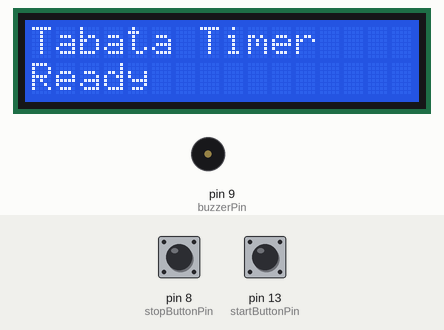
A sketch run on a simulated Arduino Uno, built with avr-gcc and run on an emulated ATmega328P. Shown: 16×2 character LCD, buzzer (waves = sounding). The inputs (shaded band) are chosen by the test bench; at power-on: pin 8 (stopButtonPin) LOW, pin 13 (startButtonPin) LOW. What the sketch prints to the serial monitor is not drawn.

Above: at 1.2 s.
1.3 s: pin 8 (stopButtonPin) pulled HIGH for 0.15 s
At 1.45 s:
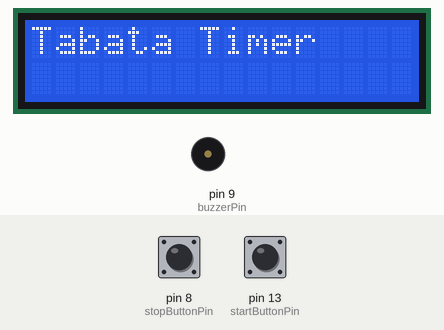
2.0 s: pin 13 (startButtonPin) pulled HIGH for 0.15 s
At 2.5 s:
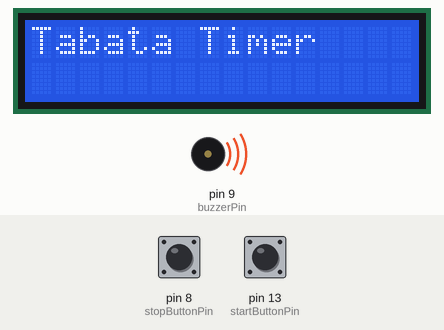
5.1 s: pin 8 (stopButtonPin) pulled HIGH for 1 s
At 6.55 s:
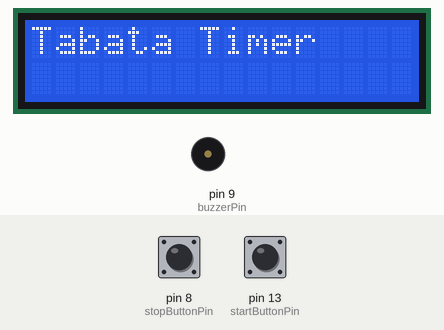
6.7 s: pin 13 (startButtonPin) pulled HIGH for 1 s
At 9.1 s:
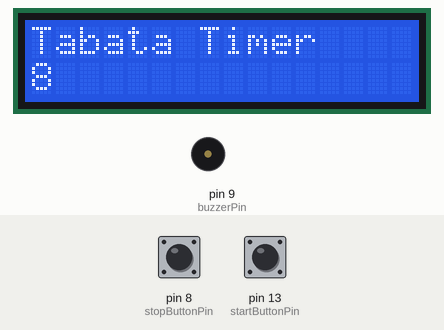
10.7 s: pin 8 (stopButtonPin) pulled HIGH for 0.15 s
At 11.15 s:
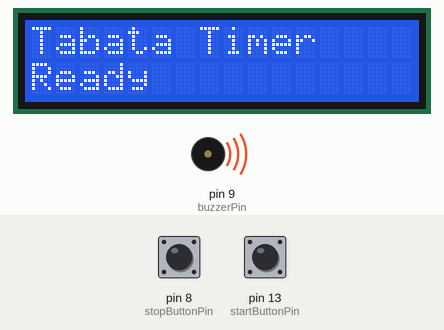
11.4 s: pin 8 (stopButtonPin) pulled HIGH for 3.2 s
At 16.1 s:
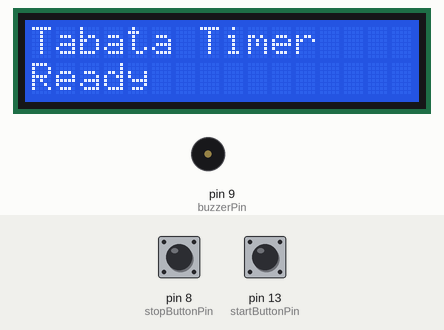
Timing chart, 0 to 17.1 s (numbered marks = the images above; inputs shaded):
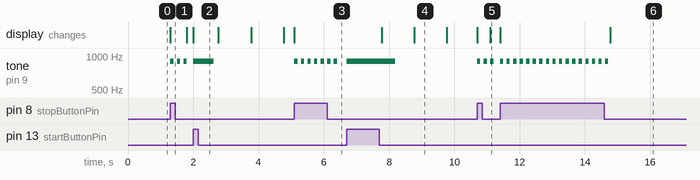

Measured:
- after the input at 1.3 s, tone on pin 9 (buzzerPin): alternates 900 Hz for 0.10 s and silent for 0.10 s, starting at once; the display: changes at once (image 1)
- after the input at 2.0 s, tone on pin 9 (buzzerPin): silent → 900 Hz at once, → silent 0.63 s later; the display: changes at once (image 2)
- after the input at 5.1 s, tone on pin 9 (buzzerPin): alternates 900 Hz for 0.10 s and silent for 0.10 s, starting at once; the display: changes at once (image 3)
- after the input at 6.7 s, tone on pin 9 (buzzerPin): silent → 900 Hz at once, → silent 1.5 s later; the display: first changes after 1.1 s (image 4 shows a later state)
- after the input at 10.7 s, tone on pin 9 (buzzerPin): alternates 900 Hz for 0.10 s and silent for 0.10 s, starting at once; the display: first changes at once (image 5 shows a later state)
- after the input at 11.4 s, tone on pin 9 (buzzerPin): alternates 900 Hz for 0.10 s and silent for 0.10 s, 34 changes in all, then stays silent, starting at once; the display: first changes at once (image 6 shows a later state)
- what the display in image 4 shows lasts 1.0 s, from 8.8 s to 9.8 s

The sketch:

Tabata_Timer.ino
```cpp
// LCD
#include <LiquidCrystal.h>
LiquidCrystal lcd(12,11,5,4,3,2);

// Start Button
const int startButtonPin = 13;
const int stopButtonPin = 8;
int lastStartButtonState = 0;
int lastStopButtonState = 0;

// Buzzer
const int buzzerPin = 9;

// Tabata
#include <SimpleTimer.h>
SimpleTimer timer;
boolean tabataRunning = false;
int tabataPosition = 0;
int countdown = 0;
const int tabataLength = 16;
const int tabataDefinition[] = {
  10,     // warmup
  20, 10, // 1
  20, 10, // 2
  20, 10, // 3
  20, 10, // 4
  20, 10, // 5
  20, 10, // 6
  20, 10, // 7
  20      // 8
};

void setup() {
  Serial.begin(9600);

  // LCD
  lcd.begin(16, 2);
  lcd.clear();
  lcd.print("Tabata Timer");

  // Timer
  pinMode(startButtonPin, INPUT);
  timer.setInterval(1000, checkTabataTimer);
}

// Buttons
void listenForButtonPress(int buttonPin, int lastButtonState, void (*f)(void)) {
  int buttonState = digitalRead(buttonPin);
  if (buttonState != lastButtonState && buttonState == HIGH) {
    (*f)();
  }
  lastButtonState = buttonState;
}

void loop() {
  listenForButtonPress(startButtonPin, lastStartButtonState, startTabata);
  listenForButtonPress(stopButtonPin, lastStopButtonState, stopTabata);
  timer.run();
}

void printStatus() {
  lcd.setCursor(0,1);
  if (tabataRunning && countdown >= 0) {
    lcd.print("  ");
    lcd.setCursor(0,1);
    lcd.print(countdown);
  } else {
    lcd.print("Ready");
  }
}

// Tabata Timer
void checkTabataTimer() {
  Serial.print("Uptime (s): ");
  Serial.println(millis() / 1000);
  if (tabataRunning) {
    countdown--;
    if (countdown <= 0) {
      advanceTabata();
    }
    if (countdown <= 3) {
      beep();
    }
  }
  printStatus();
}

void startTabata() {
  Serial.println("Start Tabata");
  tabataRunning = true;
  tabataPosition = -1;
  beep();
  advanceTabata();
}

void stopTabata() {
  Serial.println("Stop Tabata");
  clearNumbers();
  tabataRunning = false;
  tone(buzzerPin, 900, 100);
  delay(200);
  tone(buzzerPin, 900, 100);
  delay(200);
  tone(buzzerPin, 900, 100);
}

void advanceTabata() {
  tabataPosition++;
  if (tabataPosition >= tabataLength) {
    stopTabata();
  } else {
    startCountdown(tabataDefinition[tabataPosition]);
  }
}

void startCountdown(int duration) {
  clearNumbers();
  int finishTime = millis() / 1000 + duration;
  countdown = finishTime - millis() / 1000;
  Serial.print("Position: ");
  Serial.print(tabataPosition);
  Serial.print(" - Starting ");
  Serial.print(duration);
  Serial.println(" second countdown");
}

void clearNumbers() {
  lcd.setCursor(0,1);
  lcd.print("                ");
}

// Buzzer
void beep() {
  tone(buzzerPin, 900, 500);
}
```
